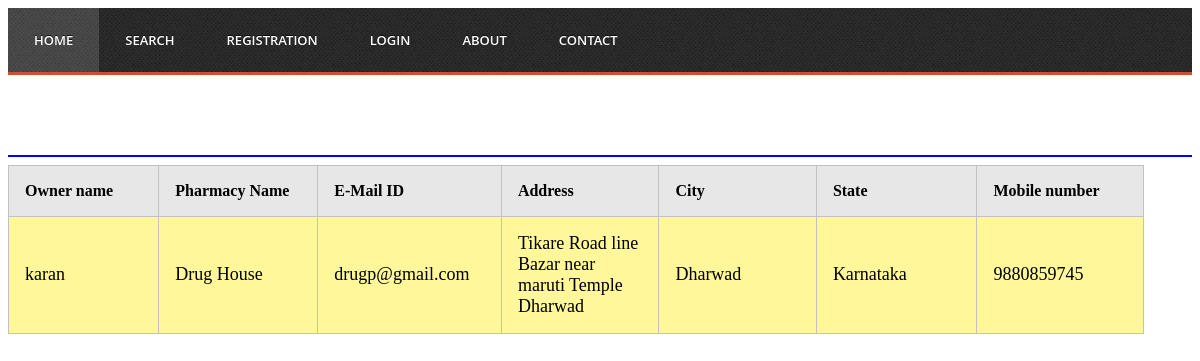
The app's page /detail.php?id=4 with its own data.
### tables this page shows
CREATE TABLE IF NOT EXISTS `pharmacy_registration` (
  `ownername` varchar(100) NOT NULL,
  `lno` varchar(100) NOT NULL,
  `Gender` varchar(10) NOT NULL,
  `pharmacy_name` varchar(100) NOT NULL,
  `preg_date` date NOT NULL,
  `cid` int(30) NOT NULL AUTO_INCREMENT,
  `email` varchar(100) NOT NULL,
  `Address` varchar(100) NOT NULL,
  `city` varchar(20) NOT NULL,
  `state` varchar(100) NOT NULL,
  `mno` varchar(13) NOT NULL,
  PRIMARY KEY (`cid`)
);

### detail.php (the view, shortened to what this page needs)
<html>
<head>
</head>
<body>
<?php
$cid=$_GET['id'];
include("header.php");
$sql="select * from pharmacy_registration where cid='$cid'";
$rs=mysql_query($sql) or die('Database Error: ' . mysql_error());
$num=mysql_num_rows($rs);
if($num >= 1 )
{
	echo "<center>";
	echo "<table class='three'>";
	echo"<marquee behavior='alternate' bgcolor='purple'><h1><font color='white'>Pharmacy List</font></h1></marquee>";
	echo"<hr color='blue'>";
	echo"<tr><th>Owner name</th><th>Pharmacy Name</th><th>E-Mail ID</th><th>Address</th><th>City</th><th>State</th><th>Mobile number</th</tr>";
while($row = mysql_fetch_array( $rs )){
    echo"<tr>";
    echo"<td><font size='4'>$row[0]</font><br></td>";
	echo"<td><font size='4'>$row[3]</font><br></td>";
	echo"<td><font size='4'>$row[6]</font><br></td>";
	echo"<td><font size='4'>$row[7]</font><br></td>";
    echo"<td><font size='4'>$row[8]</font><br></td>";
	echo"<td><font size='4'>$row[9]</font><br></td>";
	echo"<td><font size='4'>$row[10]</font><br></td>";
	echo"</tr>";
		}
		    echo"</table>";
	echo "</center>";
	}
?>
</body>
</html>

### detail.php (style rules this page uses)
table.three { margin-bottom: 3em; border-collapse:collapse; display: inline-block; margin-right: 3em; }
table.three td { text-align: left; width: 10em; border: 0.1em #c2c2c2 solid; padding: 1em; background-color: #fff79a; }
table.three th { text-align: left; padding: 1em; border: 0.1em #c2c2c2 solid; background-color: #e7e7e7; color: black; }
table.three tr { height: 0.8em; }

### records on screen
pharmacy_registration: ownername "karan", pharmacy_name "Drug House", email "drugp@gmail.com", Address "Tikare Road line Bazar near maruti Temple Dharwad", city "Dharwad", state "Karnataka", mno "9880859745"
